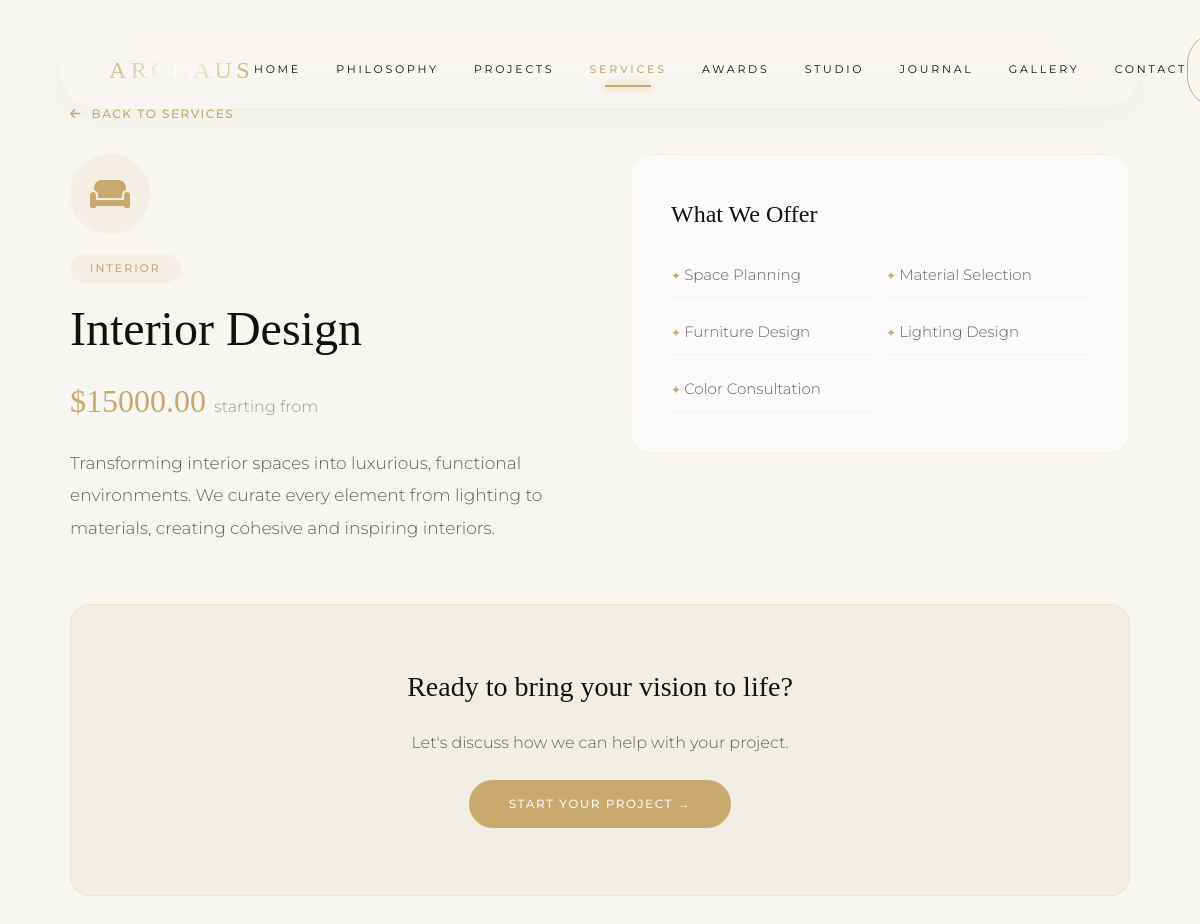
The app's page /services/interior-design/ with its own data.
### myapp/models.py (models this page shows, shortened)
class Service(models.Model):
    SERVICE_TYPES = [
        ("interior", "Interior Design"),
        ("exterior", "Exterior Design"),
        ("planning", "Planning Services"),
        ("architecture", "Architectural Design"),
        ("landscape", "Landscape Architecture"),
        ("urban", "Urban Planning"),
        ("consulting", "Consulting"),
    ]
    title = models.CharField(max_length=255)
    slug = models.SlugField(unique=True, blank=True)
    description = models.TextField()
    short_description = models.CharField(max_length=500, blank=True)
    service_type = models.CharField(max_length=20, choices=SERVICE_TYPES, default="architecture")
    icon_class = models.CharField(max_length=100, blank=True)
    icon_image = models.ImageField(upload_to="services/icons/", blank=True, null=True)
    features = models.JSONField(default=list, blank=True)
    starting_price = models.DecimalField(max_digits=10, decimal_places=2, null=True, blank=True)
    is_custom_pricing = models.BooleanField(default=True)
    is_published = models.BooleanField(default=True)
    order = models.PositiveIntegerField(default=0)
    created_at = models.DateTimeField(auto_now_add=True)
    updated_at = models.DateTimeField(auto_now=True)

### myapp/views.py (the view)
# urls.py: path('services/<slug:slug>/', views.service_detail, name='service_detail'),
def service_detail(request, slug):
    try:
        service = get_object_or_404(Service, slug=slug, is_published=True)
        return render(request, 'service_detail.html', {'service': service})
    except Http404:
        return render(request, '404.html', {'error': 'Service not found'}, status=404)
    except Exception as e:
        logger.error(f"Service detail error: {str(e)}")
        return render(request, 'service_detail.html', {'error': 'Unable to load service'})

### myapp/templates/service_detail.html (shortened to what this page needs)
<!DOCTYPE html>
{% load static %}
<html lang="en">
<head>
  <link rel="stylesheet" href="https://cdnjs.cloudflare.com/ajax/libs/font-awesome/6.4.0/css/all.min.css">
</head>
<body>
  <nav class="navbar" id="navbar">
    <a href="{% url 'myapp:home' %}" class="nav-logo">ARCHAUS</a>
    <div class="nav-links">
      <a href="{% url 'myapp:home' %}">Home</a>
      <a href="{% url 'myapp:philosophy' %}">Philosophy</a>
      <a href="{% url 'myapp:projects' %}">Projects</a>
      <a href="{% url 'myapp:services' %}" class="active">Services</a>
      <a href="{% url 'myapp:awards' %}">Awards</a>
      <a href="{% url 'myapp:studio' %}">Studio</a>
      <a href="{% url 'myapp:journal' %}">Journal</a>
      <a href="{% url 'myapp:gallery' %}">Gallery</a>
      <a href="{% url 'myapp:contact' %}">Contact</a>
    </div>
    <a href="{% url 'myapp:contact' %}" class="nav-cta">Begin a Project</a>
  </nav>
  <div class="container">
    <a href="{% url 'myapp:services' %}" class="back-link"><i class="fas fa-arrow-left"></i> Back to Services</a>
    <div class="service-header">
      <div class="reveal">
        <div class="service-icon-large">
          <i class="{{ service.icon_class|default:'fa-solid fa-building' }}"></i>
        </div>
        <div class="service-type">{{ service.service_type|title|default:"Service" }}</div>
        <h1 class="service-title">{{ service.title }}</h1>
        {% if service.starting_price %}
        <div class="service-price">${{ service.starting_price }} <small>starting from</small></div>
        {% endif %}
        <p class="service-description">{{ service.description|default:service.short_description }}</p>
      </div>
      <div class="features-section reveal" style="transition-delay:0.1s;">
        <h3>What We Offer</h3>
        <ul class="features-list">
          {% if service.features %}
            {% for feature in service.features %}
              <li>{{ feature }}</li>
            {% endfor %}
          {% endif %}
        </ul>
      </div>
    </div>
    <div class="cta-section reveal" style="transition-delay:0.2s;">
      <h3>Ready to bring your vision to life?</h3>
      <p>Let's discuss how we can help with your project.</p>
      <a href="{% url 'myapp:contact' %}" class="cta-btn">Start Your Project →</a>
    </div>
  </div>
</body>
</html>

### records on screen
Service: service_type "INTERIOR", title "Interior Design", starting_price "15000.00", description "Transforming interior spaces into luxurious, functional environments. We curate every element from lighting to materials, creating cohesive and inspiring interiors."

### other values on screen
{{ feature }} "Space Planning" "Material Selection" "Furniture Design" "Lighting Design" "Color Consultation"
